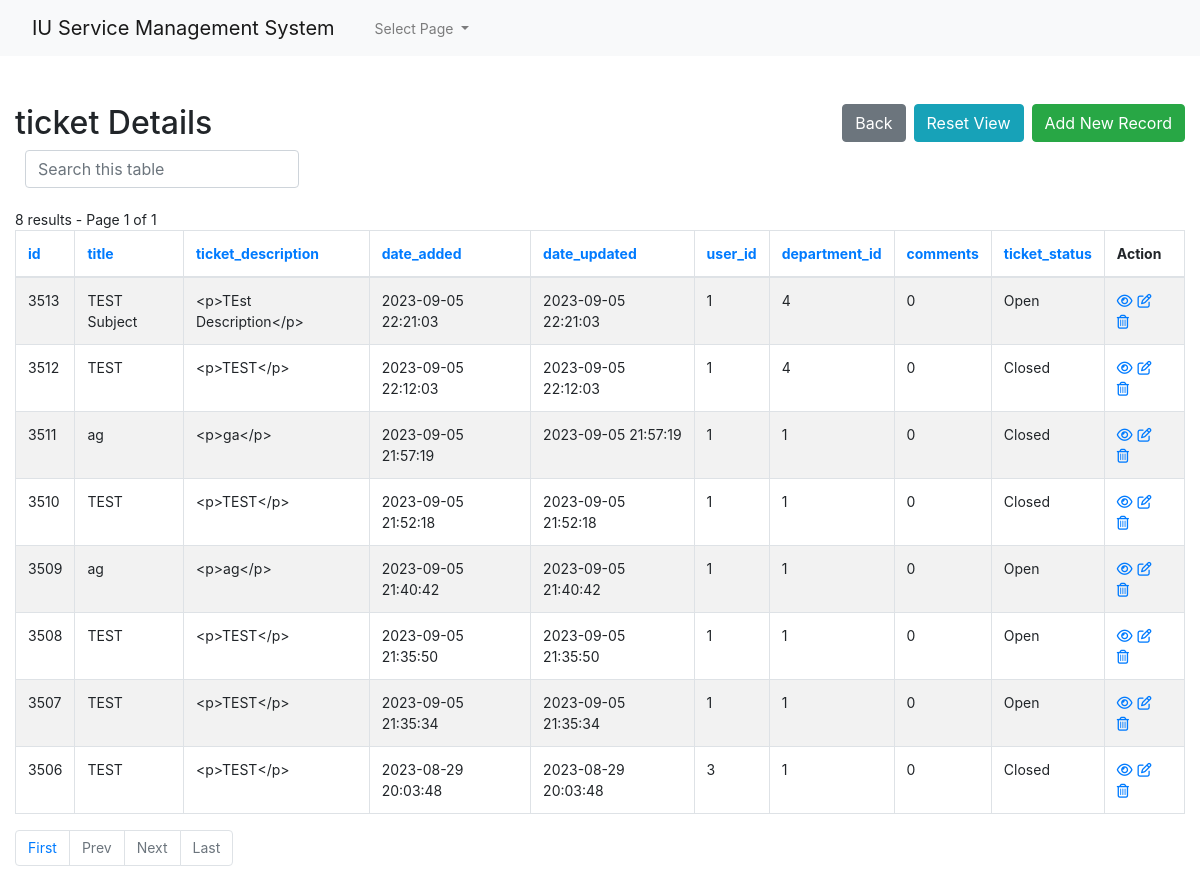
The app's page /admin1/core/app/ticket-index.php (signed in) with its own data.
### tables this page shows
CREATE TABLE `ticket` (
  `id` int(10) UNSIGNED NOT NULL,
  `title` varchar(256) NOT NULL,
  `ticket_description` text DEFAULT NULL,
  `date_added` varchar(30) DEFAULT NULL,
  `date_updated` varchar(30) DEFAULT NULL,
  `user_id` int(10) UNSIGNED NOT NULL,
  `department_id` int(10) UNSIGNED NOT NULL,
  `comments` int(11) DEFAULT NULL,
  `ticket_status` varchar(20) DEFAULT NULL
);

### admin1/core/app/config.php (called while the page is built, shortened)
<?php
$no_of_records_per_page = 10;
?>

### admin1/core/app/ticket-index.php (the view, shortened to what this page needs)
<!DOCTYPE html>
<html lang="en">
<head>
    <link rel="stylesheet" href="https://stackpath.bootstrapcdn.com/bootstrap/4.5.0/css/bootstrap.min.css">
</head>
<?php require_once('navbar.php'); ?>
<body>
    <section class="pt-5">
        <div class="container-fluid">
            <div class="row">
                <div class="col-md-12">
                    <div class="page-header clearfix">
                        <h2 class="float-left">ticket Details</h2>
                        <a href="ticket-create.php" class="btn btn-success float-right">Add New Record</a>
                        <a href="ticket-index.php" class="btn btn-info float-right mr-2">Reset View</a>
                        <a href="index.php" class="btn btn-secondary float-right mr-2">Back</a>
                    </div>
                    <div class="form-row">
                        <form action="ticket-index.php" method="get">
                        <div class="col">
                          <input type="text" class="form-control" placeholder="Search this table" name="search">
                        </div>
                    </div>
                    <br>
                    <?php
                    require_once "config.php";
                    $domain   = $_SERVER['HTTP_HOST'];
                    $script   = $_SERVER['SCRIPT_NAME'];
                    $parameters   = $_GET ? $_SERVER['QUERY_STRING'] : "" ;
                    $protocol=($_SERVER['HTTPS'] == "on" ? "https" : "http");
                    $currenturl = $protocol . '://' . $domain. $script . '?' . $parameters;
                    if (isset($_GET['pageno'])) {
                        $pageno = $_GET['pageno'];
                    } else {
                        $pageno = 1;
                    }
                    $offset = ($pageno-1) * $no_of_records_per_page;
                    $total_pages_sql = "SELECT COUNT(*) FROM ticket";
                    $result = mysqli_query($link,$total_pages_sql);
                    $total_rows = mysqli_fetch_array($result)[0];
                    $total_pages = ceil($total_rows / $no_of_records_per_page);
                    $order = 'id';
                    $sortBy = array('asc', 'desc'); $sort = 'desc';
                    $sql = "SELECT * FROM ticket ORDER BY $order $sort LIMIT $offset, $no_of_records_per_page";
                    $count_pages = "SELECT * FROM ticket";
                    if(!empty($_GET['search'])) {
                        $search = ($_GET['search']);
                        $sql = "SELECT * FROM ticket
                            WHERE CONCAT_WS (id,title,ticket_description,date_added,date_updated,user_id,department_id,comments,ticket_status)
                            LIKE '%$search%'
                            ORDER BY $order $sort
                            LIMIT $offset, $no_of_records_per_page";
                        $count_pages = "SELECT * FROM ticket
                            WHERE CONCAT_WS (id,title,ticket_description,date_added,date_updated,user_id,department_id,comments,ticket_status)
                            LIKE '%$search%'
                            ORDER BY $order $sort";
                    }
                    else {
                        $search = "";
                    }
                    if($result = mysqli_query($link, $sql)){
                        if(mysqli_num_rows($result) > 0){
                            if ($result_count = mysqli_query($link, $count_pages)) {
                               $total_pages = ceil(mysqli_num_rows($result_count) / $no_of_records_per_page);
                           }
                            $number_of_results = mysqli_num_rows($result_count);
                            echo " " . $number_of_results . " results - Page " . $pageno . " of " . $total_pages;
                            echo "<table class='table table-bordered table-striped'>";
                                echo "<thead>";
                                    echo "<tr>";
                                        echo "<th><a href=?search=$search&sort=&order=id&sort=$sort>id</th>";
										echo "<th><a href=?search=$search&sort=&order=title&sort=$sort>title</th>";
										echo "<th><a href=?search=$search&sort=&order=ticket_description&sort=$sort>ticket_description</th>";
										echo "<th><a href=?search=$search&sort=&order=date_added&sort=$sort>date_added</th>";
										echo "<th><a href=?search=$search&sort=&order=date_updated&sort=$sort>date_updated</th>";
										echo "<th><a href=?search=$search&sort=&order=user_id&sort=$sort>user_id</th>";
										echo "<th><a href=?search=$search&sort=&order=department_id&sort=$sort>department_id</th>";
										echo "<th><a href=?search=$search&sort=&order=comments&sort=$sort>comments</th>";
										echo "<th><a href=?search=$search&sort=&order=ticket_status&sort=$sort>ticket_status</th>";
                                        echo "<th>Action</th>";
                                    echo "</tr>";
                                echo "</thead>";
                                echo "<tbody>";
                                while($row = mysqli_fetch_array($result)){
                                    echo "<tr>";
                                    echo "<td>" . htmlspecialchars($row['id']) . "</td>";echo "<td>" . htmlspecialchars($row['title']) . "</td>";echo "<td>" . htmlspecialchars($row['ticket_description']) . "</td>";echo "<td>" . htmlspecialchars($row['date_added']) . "</td>";echo "<td>" . htmlspecialchars($row['date_updated']) . "</td>";echo "<td>" . htmlspecialchars($row['user_id']) . "</td>";echo "<td>" . htmlspecialchars($row['department_id']) . "</td>";echo "<td>" . htmlspecialchars($row['comments']) . "</td>";echo "<td>" . htmlspecialchars($row['ticket_status']) . "</td>";
                                        echo "<td>";
                                            echo "<a href='ticket-read.php?id=". $row['id'] ."' title='View Record' data-toggle='tooltip'><i class='far fa-eye'></i></a>";
                                            echo "<a href='ticket-update.php?id=". $row['id'] ."' title='Update Record' data-toggle='tooltip'><i class='far fa-edit'></i></a>";
                                            echo "<a href='ticket-delete.php?id=". $row['id'] ."' title='Delete Record' data-toggle='tooltip'><i class='far fa-trash-alt'></i></a>";
                                        echo "</td>";
                                    echo "</tr>";
                                }
                                echo "</tbody>";
                            echo "</table>";
?>
                                <ul class="pagination" align-right>
                                <?php
                                    $new_url = preg_replace('/&?pageno=[^&]*/', '', $currenturl);
                                 ?>
                                    <li class="page-item"><a class="page-link" href="<?php echo $new_url .'&pageno=1' ?>">First</a></li>
                                    <li class="page-item <?php if($pageno <= 1){ echo 'disabled'; } ?>">
                                        <a class="page-link" href="<?php if($pageno <= 1){ echo '#'; } else { echo $new_url ."&pageno=".($pageno - 1); } ?>">Prev</a>
                                    </li>
                                    <li class="page-item <?php if($pageno >= $total_pages){ echo 'disabled'; } ?>">
                                        <a class="page-link" href="<?php if($pageno >= $total_pages){ echo '#'; } else { echo $new_url . "&pageno=".($pageno + 1); } ?>">Next</a>
                                    </li>
                                    <li class="page-item <?php if($pageno >= $total_pages){ echo 'disabled'; } ?>">
                                        <a class="page-item"><a class="page-link" href="<?php echo $new_url .'&pageno=' . $total_pages; ?>">Last</a>
                                    </li>
                                </ul>
<?php
                        } else{
                            echo "<p class='lead'><em>No records were found.</em></p>";
                        }
                    } else{
                        echo "ERROR: Could not able to execute $sql. " . mysqli_error($link);
                    }
                    ?>
                </div>
            </div>
        </div>
    </section>
</body>
</html>

### admin1/core/app/ticket-index.php (style rules this page uses)
.page-header h2 { margin-top: 0; }
table tr td:last-child a { margin-right: 5px; }
body { font-size: 14px; }

### records on screen
ticket: id "3513", title "TEST Subject", ticket_description "<p>TEst Description</p>", date_added "2023-09-05 22:21:03", date_updated "2023-09-05 22:21:03", user "1", department "4", comments "0", ticket_status "Open"
ticket: id "3512", title "TEST", ticket_description "<p>TEST</p>", date_added "2023-09-05 22:12:03", date_updated "2023-09-05 22:12:03", user "1", department "4", comments "0", ticket_status "Closed"
ticket: id "3511", title "ag", ticket_description "<p>ga</p>", date_added "2023-09-05 21:57:19", date_updated "2023-09-05 21:57:19", user "1", department "1", comments "0", ticket_status "Closed"
ticket: id "3510", title "TEST", ticket_description "<p>TEST</p>", date_added "2023-09-05 21:52:18", date_updated "2023-09-05 21:52:18", user "1", department "1", comments "0", ticket_status "Closed"
ticket: id "3509", title "ag", ticket_description "<p>ag</p>", date_added "2023-09-05 21:40:42", date_updated "2023-09-05 21:40:42", user "1", department "1", comments "0", ticket_status "Open"
ticket: id "3508", title "TEST", ticket_description "<p>TEST</p>", date_added "2023-09-05 21:35:50", date_updated "2023-09-05 21:35:50", user "1", department "1", comments "0", ticket_status "Open"
ticket: id "3507", title "TEST", ticket_description "<p>TEST</p>", date_added "2023-09-05 21:35:34", date_updated "2023-09-05 21:35:34", user "1", department "1", comments "0", ticket_status "Open"
ticket: id "3506", title "TEST", ticket_description "<p>TEST</p>", date_added "2023-08-29 20:03:48", date_updated "2023-08-29 20:03:48", user "3", department "1", comments "0", ticket_status "Closed"

### other values on screen
$number_of_results "8"
$pageno "1"
$total_pages "1"
